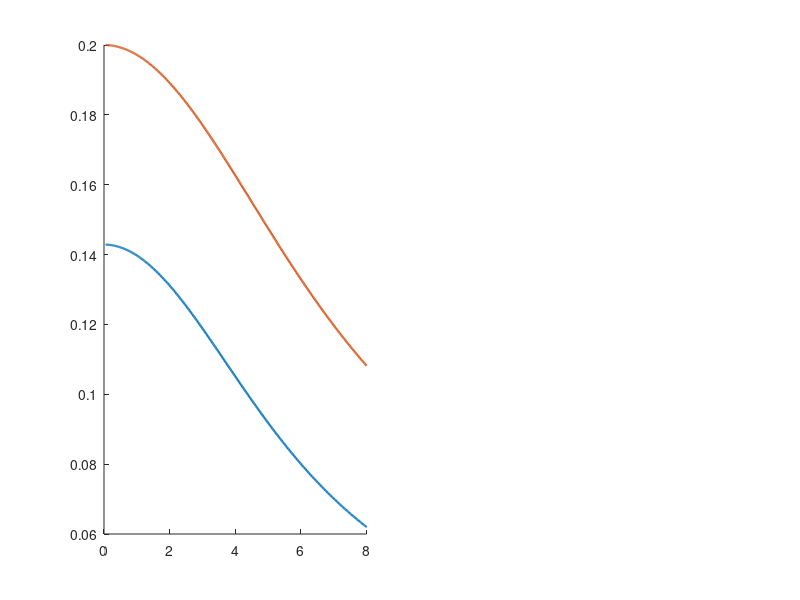

Write the MATLAB code that produced this figure. (Note: this script raises an error after producing the figure.)
function theoretical_bounds()
% THEORETICAL_BOUNDS  A priori error bounds for the COSH onset method.
%
%   Closed-form bounds on (i) the shape deviation of the angular rate and
%   (ii) the identified critical moment, produced by the two model
%   truncation channels:
%
%     rho_phi = W a (1 - cos dphi) + W z_CoM (sin dphi - dphi)   [gravity]
%     rho_b   = beta_M * dM_win * dphi                           [GE bilinear]
%
%   No dataset, no moment of inertia, and -- in the normalised forms --
%   no calibrated constants at all.
%
%   THE CHAIN
%   ---------
%   The deviation obeys  J_P e'' - D e = rho  with zero onset conditions,
%   so e is the Duhamel integral alone.  Two facts close everything:
%
%     (a) the convolution kernel cosh(C2 (tau-s)) DECREASES in s, and
%         both rho channels INCREASE in tau, so Chebyshev's integral
%         inequality replaces max|rho| by the TIME AVERAGE rho_bar;
%     (b) the onset sensitivity reduces to a normalised weighted average,
%         dM_crit = -int rho w,  with w >= 0 and int w = 1,  w decreasing,
%         so the same inequality gives |dM_crit| <= rho_bar.
%
%   With x = C2 * tau_end and R(x) = rho_bar / rho_max,
%
%     |dM_crit|              <= R(x) rho_max          <= (1/7) rho_phi
%                                                      + (1/5) rho_b
%     |dw|_end / w_end       <= Phi(x) rho_max/dM_win <= (1/2) rho_phi/dM_win
%                                                      + (1)   rho_b/dM_win
%     |dw|_end     [rad/s]   =  R(x) rho_max * K * C2 * sinh(x)
%
%   where Phi(x) = x R(x) coth(x/2).  The first two are uniform in x, so
%   they need neither C2 nor J_P; only the absolute rate bound does, and
%   there C2 and K are calibrated quantities, not computed ones.
%
%   Usage:  theoretical_bounds
%
%   Companion to analysis/error_budget.py (the measured counterpart).

% ----------------------------------------------------------------- config
c.W        = 31.59;              % N, loaded weight (3.220 kg)
c.lp       = struct('roll', 0.130, 'pitch', 0.100);   % m, pivot offsets
c.lam_off  = 0.020;              % m, worst |CoM offset| added to the arm
c.zCoM     = 0.20;               % m, WORST case (smallest -> largest rho)
c.beta_M   = 0.0345;             % 1/rad, GE moment-coefficient slope
c.dM_win   = 1.30;               % N.m, commanded moment increment over the
                                 %      fit window   <-- CHECK against data
% Fit-window excursions.  NOTE: the implementation truncates the window by
% MOMENT, not by angle, so 5 deg is the excitation-DESIGN cap, not what the
% windows realise.  The operative figures are the measured excursions.
c.caps_deg = [5 6.1 9.4 10];     % design cap | measured median | measured
                                 % max | largest absolute tilt
c.x_meas   = [1.08 2.67 5.20];   % measured C2*tau_end: min, median, max
c.C2_rep   = 5.0;                % rad/s, representative calibrated C2
c.K_rep    = 0.19;               % 1/(N.m), representative calibrated K

fprintf('\n=== A priori bounds, COSH onset method ===\n');
fprintf('W = %.2f N, z_CoM = %.2f m (worst), lambda_off = %.3f m\n', ...
        c.W, c.zCoM, c.lam_off);
fprintf('beta_M = %.4f 1/rad, dM_win = %.2f N.m\n\n', c.beta_M, c.dM_win);

% ------------------------------------------------- 1. shape factors R, Phi
check_series_and_quadrature();
report_limits();

% ------------------------------------------------------- 2. cross table
axes_ = {'roll', 'pitch'};
fprintf(['\n%-6s %-6s %8s %9s %9s | %10s %10s | %9s %9s\n'], ...
        'axis', 'cap', 'a [m]', 'rho_phi', 'rho_b', 'dM_crit', ...
        'dCoM', 'dw/w', 'dw');
fprintf(['%-6s %-6s %8s %9s %9s | %10s %10s | %9s %9s\n'], ...
        '', '[deg]', '', '[mN.m]', '[mN.m]', '[mN.m]', '[mm]', ...
        '[%]', '[mrad/s]');
fprintf('%s\n', repmat('-', 1, 92));

for ia = 1:numel(axes_)
    ax = axes_{ia};
    a  = c.lp.(ax) + c.lam_off;
    for cap = c.caps_deg
        dphi = deg2rad(cap);
        rp   = rho_phi_max(c.W, a, c.zCoM, dphi);       % N.m
        rb   = c.beta_M * c.dM_win * dphi;              % N.m

        % (i) deliverable bound, uniform in x  -> no C2, no J_P
        dM   = rp/7 + rb/5;                             % N.m
        dCoM = dM / c.W * 1e3;                          % mm

        % (ii) relative shape deviation, uniform in x -> no C2, no J_P
        drel = (0.5*rp + 1.0*rb) / c.dM_win * 100;      % %

        % (iii) absolute shape deviation at the worst measured x
        %       (this one does use the CALIBRATED C2, K -- still no J_P)
        x    = min(c.x_meas);                           % smallest x = largest R
        rbar = R_sa(x)*rp + R_b(x)*rb;
        dw   = rbar * c.K_rep * c.C2_rep * sinh(x) * 1e3;   % mrad/s

        fprintf('%-6s %-6d %8.3f %9.1f %9.2f | %10.2f %10.3f | %9.2f %9.1f\n', ...
                ax, cap, a, rp*1e3, rb*1e3, dM*1e3, dCoM, drel, dw);
    end
end

fprintf(['\nBounds (i) and (ii) are uniform in x = C2*tau_end: they use\n' ...
         'R_sa <= 1/7, R_b <= 1/5, Phi_sa <= 1/2, Phi_b <= 1, so neither\n' ...
         'C2 nor J_P enters.  Only (iii) uses the calibrated (C2, K).\n']);

% ----------------------------------------------------------- 3. figures
plot_shape_factors(c);

end % =====================================================================


function r = rho_phi_max(W, a, z, dphi)
% Exact gravity linearisation remainder at excursion dphi.
% Leading orders:  +W a dphi^2/2  -  W z dphi^3/6.  The cubic is negative,
% so dropping it recovers the familiar quadratic bound conservatively, and
% the whole z_CoM box moves rho_phi by only a few percent.
r = W*a*(1 - cos(dphi)) + W*z*(sin(dphi) - dphi);
end


% ------------------------------------------------------------------------
%  Shape factors R(x) = rho_bar / rho_max.
%
%  rho_sa ~ (sinh v - v)^2   (order tau^6 at the anchor) -> R -> 1/7
%  rho_b  ~ v (sinh v - v)   (order tau^4 at the anchor) -> R -> 1/5
%
%  The closed forms below suffer heavy cancellation for small x, so a
%  series is used there; check_series_and_quadrature() validates
%  against adaptive quadrature.
% ------------------------------------------------------------------------

function R = R_sa(x)
R = zeros(size(x));
for k = 1:numel(x)
    xk = x(k);
    if xk < 0.5
        R(k) = (1/7) * (1 - xk^2/45);          % series, cancellation-free
    elseif xk > 50
        R(k) = 1/(2*xk);                       % asymptote, overflow-free
    else
        num  = 0.5*sinh(xk)*cosh(xk) - xk/2 - 2*xk*cosh(xk) ...
               + 2*sinh(xk) + xk^3/3;
        R(k) = num / (xk * (sinh(xk) - xk)^2);
    end
end
end


function R = R_b(x)
R = zeros(size(x));
for k = 1:numel(x)
    xk = x(k);
    if xk < 0.5
        R(k) = (1/5) * (1 - xk^2/70);
    elseif xk > 50
        R(k) = (xk - 1)/xk^2;                  % asymptote, overflow-free
    else
        num  = xk*cosh(xk) - sinh(xk) - xk^3/3;
        R(k) = num / (xk^2 * (sinh(xk) - xk));
    end
end
end


function P = Phi_sa(x), P = x .* R_sa(x) .* coth(x/2); end
function P = Phi_b(x),  P = x .* R_b(x)  .* coth(x/2); end


function check_series_and_quadrature()
% Cross-check the closed forms against adaptive quadrature of the
% defining integrals, and verify monotonicity of R and Phi.
xs = logspace(-1, 1, 60);
q_sa = zeros(size(xs)); q_b = zeros(size(xs));
for k = 1:numel(xs)
    xk = xs(k);
    q_sa(k) = integral(@(v)(sinh(v)-v).^2, 0, xk) / (xk*(sinh(xk)-xk)^2);
    q_b(k)  = integral(@(v) v.*(sinh(v)-v), 0, xk) / (xk^2*(sinh(xk)-xk));
end
e_sa = max(abs(R_sa(xs) - q_sa) ./ q_sa);
e_b  = max(abs(R_b(xs)  - q_b ) ./ q_b );
fprintf('closed form vs quadrature (x in [0.1, 10]):\n');
fprintf('   max rel. error   R_sa %.2e    R_b %.2e\n', e_sa, e_b);

mono = @(y) all(diff(y) < 0);
fprintf('   R_sa decreasing  %d      R_b decreasing  %d\n', ...
        mono(R_sa(xs)), mono(R_b(xs)));
fprintf('   Phi_sa increasing %d     Phi_b increasing %d\n', ...
        all(diff(Phi_sa(xs)) > 0), all(diff(Phi_b(xs)) > 0));
end


function report_limits()
xs = [1e-3 1.08 2.67 5.20 1e3];   % last two branches are asymptotic
fprintf('\n%8s %10s %10s %10s %10s\n', 'x', 'R_sa', 'R_b', 'Phi_sa', 'Phi_b');
for x = xs
    fprintf('%8.3g %10.4f %10.4f %10.4f %10.4f\n', ...
            x, R_sa(x), R_b(x), Phi_sa(x), Phi_b(x));
end
fprintf(['limits:  R_sa 1/7=%.4f -> 1/(2x),   R_b 1/5=%.4f -> (x-1)/x^2\n' ...
         '         Phi_sa 2/7=%.4f -> 1/2,     Phi_b 2/5=%.4f -> 1\n'], ...
        1/7, 1/5, 2/7, 2/5);
end


function plot_shape_factors(c)
x = linspace(0.05, 8, 400);
figure('Color', 'w', 'Position', [100 100 900 340]);

subplot(1,2,1); hold on; box off;
plot(x, R_sa(x), 'LineWidth', 1.6);
plot(x, R_b(x),  'LineWidth', 1.6);
yline(1/7, ':'); yline(1/5, ':');
for xm = c.x_meas, xline(xm, 'Color', [.8 .8 .8]); end
xlabel('x = C_2 \tau_{end}'); ylabel('R(x) = $\bar\rho/\rho_{max}$', ...
       'Interpreter', 'latex');
legend({'gravity  (\rightarrow 1/7)', 'bilinear (\rightarrow 1/5)'}, ...
       'Location', 'northeast'); legend boxoff;
title('deliverable factor');

subplot(1,2,2); hold on; box off;
plot(x, Phi_sa(x), 'LineWidth', 1.6);
plot(x, Phi_b(x),  'LineWidth', 1.6);
yline(0.5, ':'); yline(1.0, ':');
for xm = c.x_meas, xline(xm, 'Color', [.8 .8 .8]); end
xlabel('x = C_2 \tau_{end}'); ylabel('\Phi(x) = x R(x) coth(x/2)');
legend({'gravity  (\rightarrow 1/2)', 'bilinear (\rightarrow 1)'}, ...
       'Location', 'southeast'); legend boxoff;
title('shape-deviation factor');

if exist('exportgraphics', 'file')
    exportgraphics(gcf, 'theoretical_bounds.pdf', 'ContentType', 'vector');
    fprintf('\nfigure -> theoretical_bounds.pdf\n');
end
end
